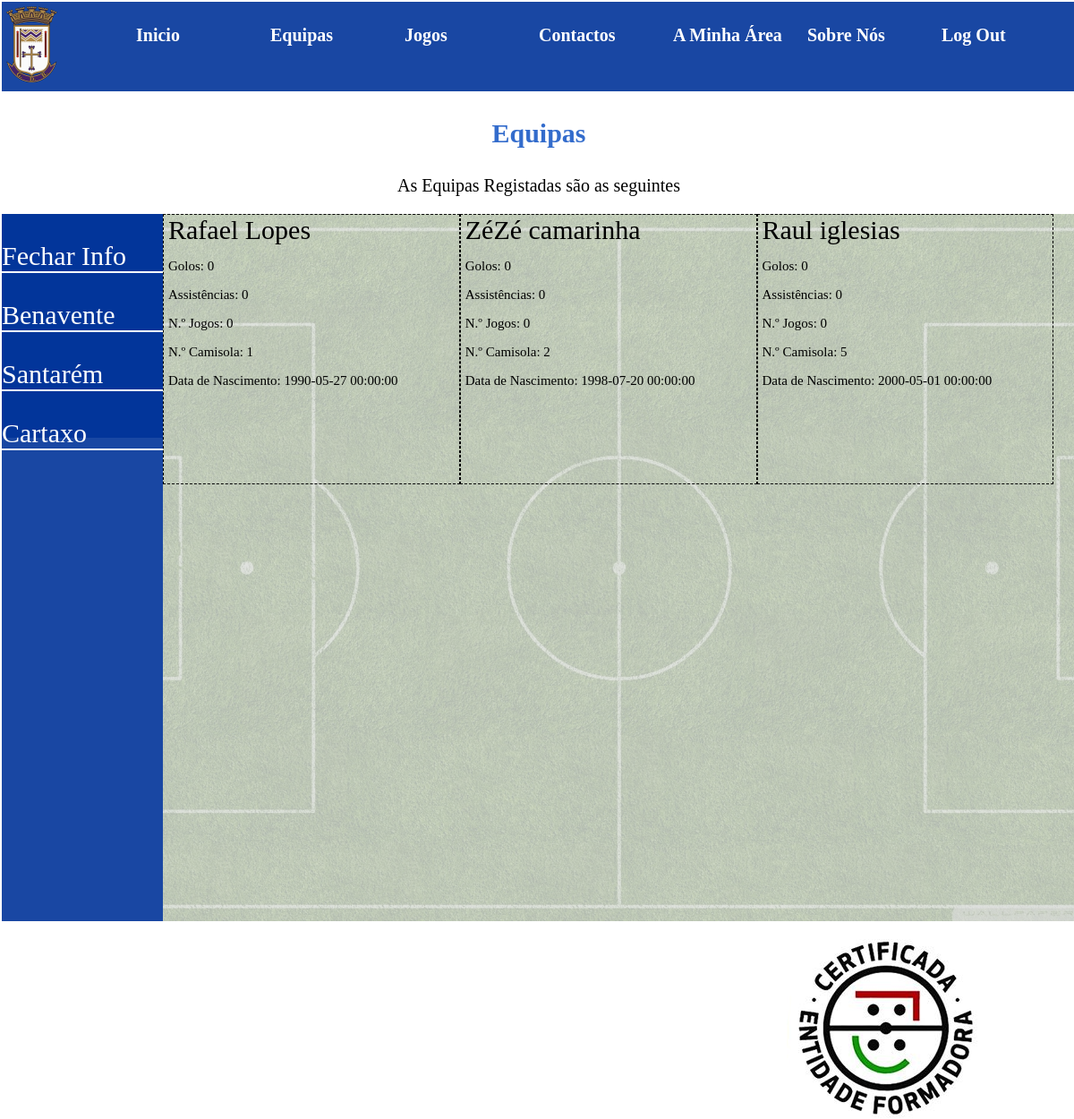
The app's page /php/index.php?page=3&equipa=2 (signed in) with its own data.
### tables this page shows
CREATE TABLE `Equipa` (
  `id_equipa` int(5) NOT NULL,
  `total_jogos` int(5) NOT NULL DEFAULT 0,
  `total_treinos` int(5) DEFAULT 0,
  `n_golos_marcados` int(5) NOT NULL DEFAULT 0,
  `n_golos_sofridos` int(5) NOT NULL DEFAULT 0,
  `n_vitorias` int(5) NOT NULL DEFAULT 0,
  `n_empates` int(5) NOT NULL DEFAULT 0,
  `n_derrotas` int(5) NOT NULL DEFAULT 0,
  `n_cartoes_amarelos` int(5) NOT NULL DEFAULT 0,
  `n_cartoes_vermelhos` int(5) NOT NULL DEFAULT 0,
  `nome` varchar(254) DEFAULT NULL
);

CREATE TABLE `Jogador` (
  `id_jogador` int(11) NOT NULL,
  `id_equipa` int(11) DEFAULT NULL,
  `nome` varchar(254) DEFAULT NULL,
  `n_golos_marcados` int(11) DEFAULT 0,
  `n_golos_sofridos` int(11) DEFAULT 0,
  `n_jogos` int(11) DEFAULT 0,
  `n_assistencias` int(11) DEFAULT 0,
  `n_cartoes_amarelos` int(11) DEFAULT 0,
  `minutos_jogados` double DEFAULT 0,
  `n_treinos` int(11) DEFAULT 0,
  `numero_camisola` smallint(6) DEFAULT NULL,
  `data_nascimento` datetime DEFAULT NULL
);

### php/equipasejogadores.php (the view, shortened to what this page needs)
<html>
  <head>
  </head>
  <body>
    <h3 class="titulos">Equipas</h3>
    <p class="texto">As Equipas Registadas são as seguintes</p>
    <div id="teamlateral">
        <p class="lequipa"><a href="?page=3&equipa=0">Fechar Info</a></li></p>
          <?php
              include_once '../php/bdcon.php';
              $vteam = mysqli_query($liga, "SELECT id_equipa,nome from Equipa");
              while($rowse=mysqli_fetch_assoc($vteam)){
                ?>
                  <p class="lequipa"><a href="?page=3&equipa=<?php echo $rowse['id_equipa'];?>"><?php echo $rowse['nome'];?></a></p>
                <?php
              }
           ?>
    </div>
    <div id="jogadores">
      <div id="jogadorescor">
        <?php
        if (isset($_GET['equipa'])) {
          switch ($_GET['equipa']) {
            ?>
            <?php
    				default:
                $vqj = mysqli_query($liga, "Select * from Jogador where id_equipa=".$_GET['equipa']."");
                while($rowsj=mysqli_fetch_assoc($vqj)){
                ?>
                    <div class="ejogadores">
                        <p class="nomej"><?php echo $rowsj['nome']; ?></p>
                        <p class="infoj">Golos: <?php echo $rowsj['n_golos_marcados']; ?></p>
                        <p class="infoj">Assistências: <?php echo $rowsj['n_assistencias']; ?></p>
                        <p class="infoj">N.º Jogos: <?php echo $rowsj['n_jogos']; ?></p>
                        <p class="infoj">N.º Camisola: <?php echo $rowsj['numero_camisola']; ?></p>
                        <p class="infoj">Data de Nascimento: <?php echo $rowsj['data_nascimento']; ?></p>
                    </div>
                <?php
                }
    					break;
    			}
        }
        ?>
      </div>
    </div>
  </body>
</html>

### css/styles.css (style rules this page uses)
* { top: 0; left: 0; }
body { margin-left: 2px; width: 100%; margin-top: 2px; }
#certificacao { margin-top: 20px; margin-right: 100px; float: right; }
#teamlateral { width: 15%; height: 100%; background-color: rgba(0,51,153,.9); color: white; float: left; }
#jogadores { width: 85%; height: 100%; float: left; background-image: url('../images/ffield.jpg'); background-position: center; background-size: cover; }
#jogadorescor { background-color: rgb(220,220,220,.8); width: 100%; height: 100%; }
.ejogadores { float: left; width: 32.33%; height: 300px; border-style: dashed; border-width: 1px; border-color: black; }
.nomej { color: black; text-align: left; margin-top: 0; margin-bottom: 5px; font-size: 30px; margin-left: 5px; }
.infoj { color: black; text-align: left; font-size: 15px; margin-left: 5px; }
.lequipa { border-bottom-style: solid; border-bottom-color: white; border-bottom-width: 2px; color: white; font-size: 30px; }
.lequipa a { text-decoration: none; color: white; }
.titulos { font-size: 30px; color: rgb(51,108,204); text-align: center; }
.texto { font-size: 20px; color: black; text-align: center; }

### css/login.css (style rules this page uses)
* { top: 0; left: 0; }
body { margin-left: 2px; margin-top: 2px; width: 100%; }

### records on screen
equipa: nome "Benavente"
equipa: nome "Santarém"
equipa: nome "Cartaxo"
jogador: nome "Rafael Lopes", n_golos_marcados "0", n_assistencias "0", n_jogos "0", numero_camisola "1", data_nascimento "1990-05-27 00:00:00"
jogador: nome "ZéZé camarinha", n_golos_marcados "0", n_assistencias "0", n_jogos "0", numero_camisola "2", data_nascimento "1998-07-20 00:00:00"
jogador: nome "Raul iglesias", n_golos_marcados "0", n_assistencias "0", n_jogos "0", numero_camisola "5", data_nascimento "2000-05-01 00:00:00"
